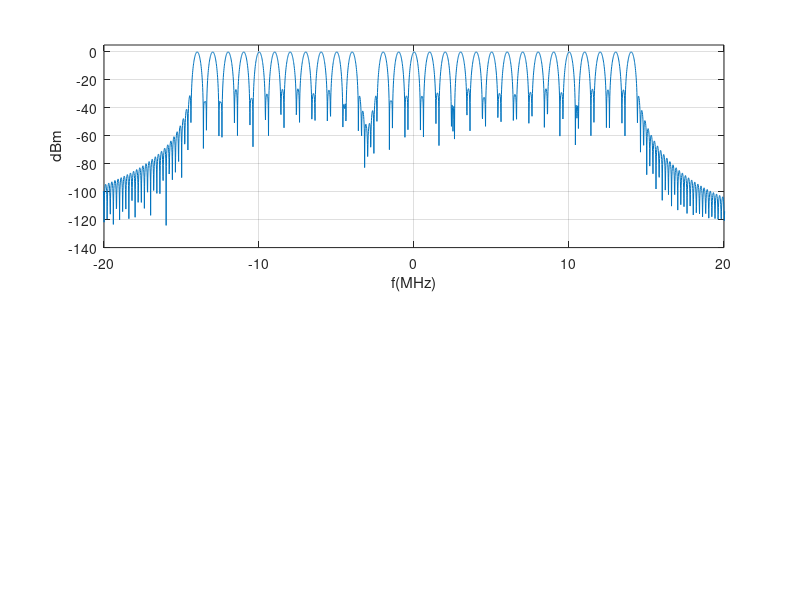

MATLAB code to generate this figure: (Note: this script raises an error after producing the figure.)
%% MULTITONO
% SCRIPT to create a file for MXG generator that generates N equally spaced
% tones for the calculation of M-IMR and ACPR

clear; clc; close all

fs=125*10^6;        % MXG sampling frequency. Max is 125 MSPS.
delta_f=1*10^6;     % Tone-to-tone separation
NumPortadoras=29;   % Number of tones (odd)

NumMuestras=625;    % Number of samples of the sampled modulating signal 
n=0:NumMuestras-1;  % Sample indices
t=n/fs;             % Time vector

signal=ones(1,625); % The central tone is at DC before modulation

numTones=floor((NumPortadoras-1)/2);

tone_to_delete = 3;

for n=1:numTones
    if n == tone_to_delete
        signal=signal+exp(1j*2*pi*n*delta_f*t+1j*2*pi*rand());
    else
        signal=signal+exp(1j*2*pi*n*delta_f*t+1j*2*pi*rand())+...
            exp(-1j*2*pi*n*delta_f*t+1j*2*pi*rand());
    end
end
numTonesWithCarrier=2*numTones + 1;

signalFFT=fft(signal.*hann(NumMuestras)',1024*10);

subplot(2,1,1)
plot(cat(2,((0:5119)*fs/10240*10^-6)-fs/2*10^-6,(0:5119)*fs/10240*10^-6),...
    cat(2,20*log10(abs(signalFFT(5120:end))),20*log10(abs(signalFFT(1:5119))))-49.87);
axis([-20 20 -140 5])
grid;
xlabel('f(MHz)')
ylabel('dBm');

vector_a_agilent(signal,['MULTITONE1_',num2str(numTonesWithCarrier),'TONES',num2str(delta_f/1e6),'MHZ'])

subplot(2,1,2)
plot(t,real(signal)); hold on
plot(t,imag(signal));
legend('I-Component','Q-Component')
axis tight
grid